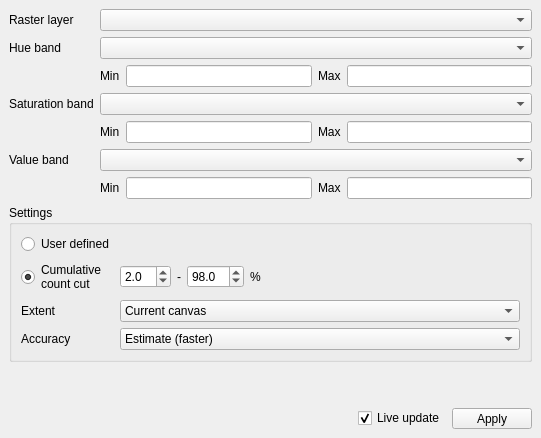
<?xml version="1.0" encoding="UTF-8"?>
<ui version="4.0">
 <class>MainWindow</class>
 <widget class="QMainWindow" name="MainWindow">
  <property name="geometry">
   <rect>
    <x>0</x>
    <y>0</y>
    <width>541</width>
    <height>438</height>
   </rect>
  </property>
  <property name="windowTitle">
   <string>HSV Color Raster Rendering</string>
  </property>
  <widget class="QWidget" name="centralwidget">
   <layout class="QVBoxLayout" name="verticalLayout" stretch="0,0,0,0">
    <item>
     <layout class="QFormLayout" name="formLayout">
      <item row="0" column="0">
       <widget class="QLabel" name="label_4">
        <property name="sizePolicy">
         <sizepolicy hsizetype="Fixed" vsizetype="Preferred">
          <horstretch>0</horstretch>
          <verstretch>0</verstretch>
         </sizepolicy>
        </property>
        <property name="text">
         <string>Raster layer</string>
        </property>
       </widget>
      </item>
      <item row="0" column="1">
       <widget class="QgsMapLayerComboBox" name="mLayer">
        <property name="currentIndex">
         <number>-1</number>
        </property>
        <property name="allowEmptyLayer">
         <bool>true</bool>
        </property>
       </widget>
      </item>
      <item row="1" column="0">
       <widget class="QLabel" name="label">
        <property name="text">
         <string>Hue band</string>
        </property>
       </widget>
      </item>
      <item row="1" column="1">
       <widget class="QgsRasterBandComboBox" name="mBand1"/>
      </item>
      <item row="2" column="1">
       <layout class="QHBoxLayout" name="horizontalLayout_3">
        <item>
         <widget class="QLabel" name="label_35">
          <property name="sizePolicy">
           <sizepolicy hsizetype="Fixed" vsizetype="Preferred">
            <horstretch>0</horstretch>
            <verstretch>0</verstretch>
           </sizepolicy>
          </property>
          <property name="text">
           <string>Min</string>
          </property>
         </widget>
        </item>
        <item>
         <widget class="QLineEdit" name="mMin1"/>
        </item>
        <item>
         <widget class="QLabel" name="label_36">
          <property name="sizePolicy">
           <sizepolicy hsizetype="Fixed" vsizetype="Preferred">
            <horstretch>0</horstretch>
            <verstretch>0</verstretch>
           </sizepolicy>
          </property>
          <property name="text">
           <string>Max</string>
          </property>
         </widget>
        </item>
        <item>
         <widget class="QLineEdit" name="mMax1"/>
        </item>
       </layout>
      </item>
      <item row="3" column="0">
       <widget class="QLabel" name="label_2">
        <property name="text">
         <string>Saturation band</string>
        </property>
       </widget>
      </item>
      <item row="3" column="1">
       <widget class="QgsRasterBandComboBox" name="mBand2"/>
      </item>
      <item row="4" column="1">
       <layout class="QHBoxLayout" name="horizontalLayout_4">
        <item>
         <widget class="QLabel" name="label_37">
          <property name="sizePolicy">
           <sizepolicy hsizetype="Fixed" vsizetype="Preferred">
            <horstretch>0</horstretch>
            <verstretch>0</verstretch>
           </sizepolicy>
          </property>
          <property name="text">
           <string>Min</string>
          </property>
         </widget>
        </item>
        <item>
         <widget class="QLineEdit" name="mMin2"/>
        </item>
        <item>
         <widget class="QLabel" name="label_38">
          <property name="sizePolicy">
           <sizepolicy hsizetype="Fixed" vsizetype="Preferred">
            <horstretch>0</horstretch>
            <verstretch>0</verstretch>
           </sizepolicy>
          </property>
          <property name="text">
           <string>Max</string>
          </property>
         </widget>
        </item>
        <item>
         <widget class="QLineEdit" name="mMax2"/>
        </item>
       </layout>
      </item>
      <item row="5" column="0">
       <widget class="QLabel" name="label_3">
        <property name="text">
         <string>Value band</string>
        </property>
       </widget>
      </item>
      <item row="5" column="1">
       <widget class="QgsRasterBandComboBox" name="mBand3"/>
      </item>
      <item row="6" column="1">
       <layout class="QHBoxLayout" name="horizontalLayout_5">
        <item>
         <widget class="QLabel" name="label_39">
          <property name="sizePolicy">
           <sizepolicy hsizetype="Fixed" vsizetype="Preferred">
            <horstretch>0</horstretch>
            <verstretch>0</verstretch>
           </sizepolicy>
          </property>
          <property name="text">
           <string>Min</string>
          </property>
         </widget>
        </item>
        <item>
         <widget class="QLineEdit" name="mMin3"/>
        </item>
        <item>
         <widget class="QLabel" name="label_40">
          <property name="sizePolicy">
           <sizepolicy hsizetype="Fixed" vsizetype="Preferred">
            <horstretch>0</horstretch>
            <verstretch>0</verstretch>
           </sizepolicy>
          </property>
          <property name="text">
           <string>Max</string>
          </property>
         </widget>
        </item>
        <item>
         <widget class="QLineEdit" name="mMax3"/>
        </item>
       </layout>
      </item>
     </layout>
    </item>
    <item>
     <widget class="QgsCollapsibleGroupBox" name="mGroupBox_2">
      <property name="title">
       <string>Settings</string>
      </property>
      <layout class="QVBoxLayout" name="verticalLayout_4">
       <item>
        <layout class="QFormLayout" name="formLayout_3">
         <item row="2" column="0">
          <widget class="QLabel" name="label_12">
           <property name="text">
            <string>Extent</string>
           </property>
          </widget>
         </item>
         <item row="2" column="1">
          <widget class="QComboBox" name="mExtent">
           <property name="currentIndex">
            <number>1</number>
           </property>
           <item>
            <property name="text">
             <string>Whole raster</string>
            </property>
           </item>
           <item>
            <property name="text">
             <string>Current canvas</string>
            </property>
           </item>
          </widget>
         </item>
         <item row="3" column="0">
          <widget class="QLabel" name="label_13">
           <property name="text">
            <string>Accuracy</string>
           </property>
          </widget>
         </item>
         <item row="3" column="1">
          <widget class="QComboBox" name="mAccuracy">
           <item>
            <property name="text">
             <string>Estimate (faster)</string>
            </property>
           </item>
           <item>
            <property name="text">
             <string>Actual (slower)</string>
            </property>
           </item>
          </widget>
         </item>
         <item row="1" column="1">
          <layout class="QHBoxLayout" name="horizontalLayout_6">
           <item>
            <widget class="QgsDoubleSpinBox" name="mP1">
             <property name="sizePolicy">
              <sizepolicy hsizetype="Preferred" vsizetype="Fixed">
               <horstretch>0</horstretch>
               <verstretch>0</verstretch>
              </sizepolicy>
             </property>
             <property name="decimals">
              <number>1</number>
             </property>
             <property name="maximum">
              <double>50.000000000000000</double>
             </property>
             <property name="value">
              <double>2.000000000000000</double>
             </property>
            </widget>
           </item>
           <item>
            <widget class="QLabel" name="label_10">
             <property name="sizePolicy">
              <sizepolicy hsizetype="Fixed" vsizetype="Preferred">
               <horstretch>0</horstretch>
               <verstretch>0</verstretch>
              </sizepolicy>
             </property>
             <property name="text">
              <string>-</string>
             </property>
            </widget>
           </item>
           <item>
            <widget class="QgsDoubleSpinBox" name="mP2">
             <property name="sizePolicy">
              <sizepolicy hsizetype="Preferred" vsizetype="Fixed">
               <horstretch>0</horstretch>
               <verstretch>0</verstretch>
              </sizepolicy>
             </property>
             <property name="decimals">
              <number>1</number>
             </property>
             <property name="minimum">
              <double>51.000000000000000</double>
             </property>
             <property name="value">
              <double>98.000000000000000</double>
             </property>
             <property name="clearValue">
              <bool>false</bool>
             </property>
            </widget>
           </item>
           <item>
            <widget class="QLabel" name="label_11">
             <property name="sizePolicy">
              <sizepolicy hsizetype="Fixed" vsizetype="Preferred">
               <horstretch>0</horstretch>
               <verstretch>0</verstretch>
              </sizepolicy>
             </property>
             <property name="text">
              <string>%</string>
             </property>
            </widget>
           </item>
           <item>
            <spacer name="horizontalSpacer_3">
             <property name="orientation">
              <enum>Qt::Horizontal</enum>
             </property>
             <property name="sizeHint" stdset="0">
              <size>
               <width>80</width>
               <height>20</height>
              </size>
             </property>
            </spacer>
           </item>
          </layout>
         </item>
         <item row="1" column="0">
          <widget class="QRadioButton" name="mMinMaxPercentile">
           <property name="text">
            <string>Cumulative
count cut</string>
           </property>
           <property name="checked">
            <bool>true</bool>
           </property>
          </widget>
         </item>
         <item row="0" column="0">
          <widget class="QRadioButton" name="mMinMaxUser">
           <property name="text">
            <string>User defined</string>
           </property>
          </widget>
         </item>
        </layout>
       </item>
      </layout>
     </widget>
    </item>
    <item>
     <spacer name="verticalSpacer">
      <property name="orientation">
       <enum>Qt::Vertical</enum>
      </property>
      <property name="sizeHint" stdset="0">
       <size>
        <width>20</width>
        <height>1</height>
       </size>
      </property>
     </spacer>
    </item>
    <item>
     <layout class="QHBoxLayout" name="horizontalLayout_2">
      <item>
       <spacer name="horizontalSpacer">
        <property name="orientation">
         <enum>Qt::Horizontal</enum>
        </property>
        <property name="sizeHint" stdset="0">
         <size>
          <width>40</width>
          <height>20</height>
         </size>
        </property>
       </spacer>
      </item>
      <item>
       <widget class="QCheckBox" name="mLiveUpdate">
        <property name="toolTip">
         <string>Whether to auto-apply styling.</string>
        </property>
        <property name="text">
         <string>Live update</string>
        </property>
        <property name="checked">
         <bool>true</bool>
        </property>
       </widget>
      </item>
      <item>
       <widget class="QToolButton" name="mApply">
        <property name="sizePolicy">
         <sizepolicy hsizetype="Fixed" vsizetype="Fixed">
          <horstretch>0</horstretch>
          <verstretch>0</verstretch>
         </sizepolicy>
        </property>
        <property name="minimumSize">
         <size>
          <width>80</width>
          <height>0</height>
         </size>
        </property>
        <property name="toolTip">
         <string>Apply style.</string>
        </property>
        <property name="text">
         <string>Apply</string>
        </property>
       </widget>
      </item>
     </layout>
    </item>
   </layout>
  </widget>
 </widget>
 <customwidgets>
  <customwidget>
   <class>QgsCollapsibleGroupBox</class>
   <extends>QGroupBox</extends>
   <header>qgscollapsiblegroupbox.h</header>
   <container>1</container>
  </customwidget>
  <customwidget>
   <class>QgsDoubleSpinBox</class>
   <extends>QDoubleSpinBox</extends>
   <header>qgsdoublespinbox.h</header>
  </customwidget>
  <customwidget>
   <class>QgsMapLayerComboBox</class>
   <extends>QComboBox</extends>
   <header>qgsmaplayercombobox.h</header>
  </customwidget>
  <customwidget>
   <class>QgsRasterBandComboBox</class>
   <extends>QComboBox</extends>
   <header>qgsrasterbandcombobox.h</header>
  </customwidget>
 </customwidgets>
 <resources/>
 <connections/>
</ui>
